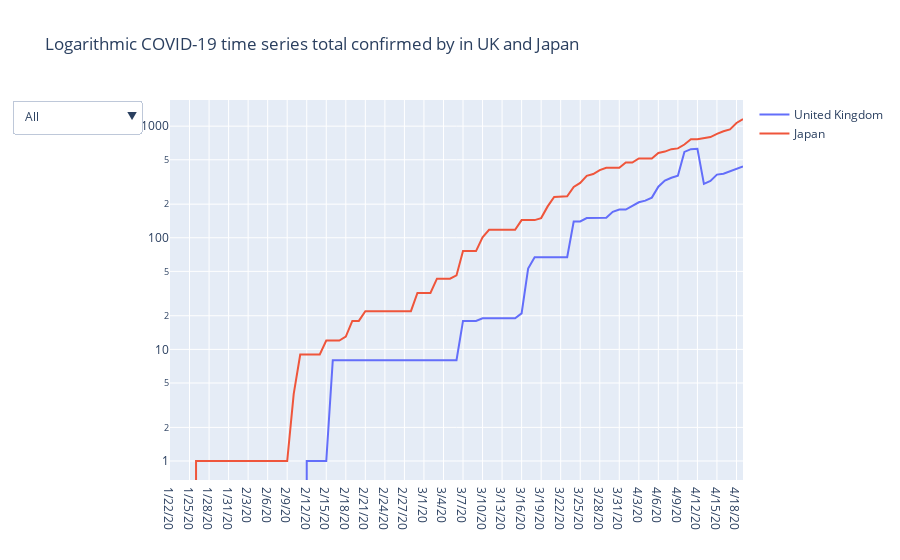

Notebook code cell kept with this figure:
### Code cell
df_recov=df_grouped_recv.loc[['United Kingdom','Japan']].drop(['Lat', 'Long'],axis=1).T
multi_plot(df_recov, title="Logarithmic COVID-19 time series total confirmed by in UK and Japan")

### Figure 1 — Plotly figure (JSON) as saved in the notebook; plotly's stock layout.template omitted (floating-point values rounded to 4 significant figures)
{"data": [{"name": "United Kingdom", "type": "scatter", "x": ["1/22/20", "1/23/20", "1/24/20", "1/25/20", "1/26/20", "1/27/20", "1/28/20", "1/29/20", "1/30/20", "1/31/20", "2/1/20", "2/2/20", "2/3/20", "2/4/20", "2/5/20", "2/6/20", "2/7/20", "2/8/20", "2/9/20", "2/10/20", "2/11/20", "2/12/20", "2/13/20", "2/14/20", "2/15/20", "2/16/20", "2/17/20", "2/18/20", "2/19/20", "2/20/20", "2/21/20", "2/22/20", "2/23/20", "2/24/20", "2/25/20", "2/26/20", "2/27/20", "2/28/20", "2/29/20", "3/1/20", "3/2/20", "3/3/20", "3/4/20", "3/5/20", "3/6/20", "3/7/20", "3/8/20", "3/9/20", "3/10/20", "3/11/20", "3/12/20", "3/13/20", "3/14/20", "3/15/20", "3/16/20", "3/17/20", "3/18/20", "3/19/20", "3/20/20", "3/21/20", "3/22/20", "3/23/20", "3/24/20", "3/25/20", "3/26/20", "3/27/20", "3/28/20", "3/29/20", "3/30/20", "3/31/20", "4/1/20", "4/2/20", "4/3/20", "4/4/20", "4/5/20", "4/6/20", "4/7/20", "4/8/20", "4/9/20", "4/10/20", "4/11/20", "4/12/20", "4/13/20", "4/14/20", "4/15/20", "4/16/20", "4/17/20", "4/18/20", "4/19/20"], "y": [0, 0, 0, 0, 0, 0, 0, 0, 0, 0, 0, 0, 0, 0, 0, 0, 0, 0, 0, 0, 0, 1, 1, 1, 1, 8, 8, 8, 8, 8, 8, 8, 8, 8, 8, 8, 8, 8, 8, 8, 8, 8, 8, 8, 8, 18, 18, 18, 19, 19, 19, 19, 19, 19, 21, 53, 67, 67, 67, 67, 67, 67, 140, 140, 150, 151, 151, 151, 171, 179, 179, 192, 208, 215, 229, 287, 325, 345, 359, 588, 622, 626, 304, 323, 368, 375, 394, 414, 436]}, {"name": "Japan", "type": "scatter", "x": ["1/22/20", "1/23/20", "1/24/20", "1/25/20", "1/26/20", "1/27/20", "1/28/20", "1/29/20", "1/30/20", "1/31/20", "2/1/20", "2/2/20", "2/3/20", "2/4/20", "2/5/20", "2/6/20", "2/7/20", "2/8/20", "2/9/20", "2/10/20", "2/11/20", "2/12/20", "2/13/20", "2/14/20", "2/15/20", "2/16/20", "2/17/20", "2/18/20", "2/19/20", "2/20/20", "2/21/20", "2/22/20", "2/23/20", "2/24/20", "2/25/20", "2/26/20", "2/27/20", "2/28/20", "2/29/20", "3/1/20", "3/2/20", "3/3/20", "3/4/20", "3/5/20", "3/6/20", "3/7/20", "3/8/20", "3/9/20", "3/10/20", "3/11/20", "3/12/20", "3/13/20", "3/14/20", "3/15/20", "3/16/20", "3/17/20", "3/18/20", "3/19/20", "3/20/20", "3/21/20", "3/22/20", "3/23/20", "3/24/20", "3/25/20", "3/26/20", "3/27/20", "3/28/20", "3/29/20", "3/30/20", "3/31/20", "4/1/20", "4/2/20", "4/3/20", "4/4/20", "4/5/20", "4/6/20", "4/7/20", "4/8/20", "4/9/20", "4/10/20", "4/11/20", "4/12/20", "4/13/20", "4/14/20", "4/15/20", "4/16/20", "4/17/20", "4/18/20", "4/19/20"], "y": [0, 0, 0, 0, 1, 1, 1, 1, 1, 1, 1, 1, 1, 1, 1, 1, 1, 1, 1, 4, 9, 9, 9, 9, 12, 12, 12, 13, 18, 18, 22, 22, 22, 22, 22, 22, 22, 22, 32, 32, 32, 43, 43, 43, 46, 76, 76, 76, 101, 118, 118, 118, 118, 118, 144, 144, 144, 150, 191, 232, 235, 235, 285, 310, 359, 372, 404, 424, 424, 424, 472, 472, 514, 514, 514, 575, 592, 622, 632, 685, 762, 762, 784, 799, 853, 901, 935, 1069, 1159]}], "layout": {"title": {"text": "Logarithmic COVID-19 time series total confirmed by in UK and Japan"}, "updatemenus": [{"active": 0, "buttons": [{"args": [{"showlegend": true, "title": "All", "visible": [true, true]}], "label": "All", "method": "update"}, {"args": [{"showlegend": true, "title": "United Kingdom", "visible": [true, false]}], "label": "United Kingdom", "method": "update"}, {"args": [{"showlegend": true, "title": "Japan", "visible": [false, true]}], "label": "Japan", "method": "update"}]}], "yaxis": {"type": "log"}}}
